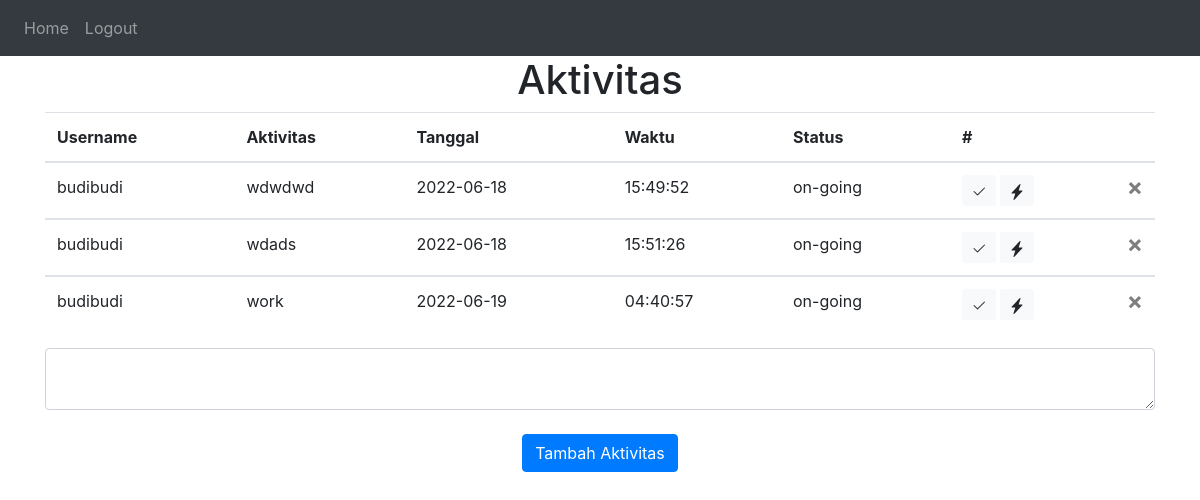
Screenshot of / (signed in) with the database file from the repository.
### website/models.py (models this page shows)
class Aktivitas(db.Model):
    id = db.Column(db.Integer, primary_key=True)
    nama_aktivitas = db.Column(db.String(500))
    tgl_aktivitas = db.Column(db.Date(), default=func.current_date())
    waktu_aktivitas = db.Column(db.Time(), default=func.current_time(timezone=True))
    status = db.Column(db.String(150))
    username = db.Column(db.String(150), db.ForeignKey('user.username'))

### website/views.py (the view, shortened to what this page needs)
@views.route('/', methods=['GET', 'POST'])
@login_required
def home():
    return render_template("home.html", user=current_user)

### website/__init__.py (called while the page is built)
def create_app():
    app = Flask(__name__)
    app.config['SECRET_KEY'] = '123123'
    app.config['SQLALCHEMY_DATABASE_URI'] = f'sqlite:///{DB_NAME}'
    db.init_app(app)
    from .views import views
    from .auth import auth
    app.register_blueprint(views, url_prefix='/')
    app.register_blueprint(auth, url_prefix='/')
    from .models import User, Aktivitas
    create_database(app)
    login_manager = LoginManager()
    login_manager.login_view = 'auth.login'
    login_manager.init_app(app)
    @login_manager.user_loader
    def load_user(id):
        return User.query.get(int(id))
    return app

### website/templates/home.html (shortened to what this page needs)
{% extends "base.html" %} {% block title %}App Absen Tes{% endblock %}
    {% block content %}
    <h1 align="center">Aktivitas</h1>
    <ul class="list-group list-group-flush" id="aktivitas">
      <table class="table table-striped-columns">
        <thead>
          <tr>
            <th scope="col">Username</th>
            <th scope="col">Aktivitas</th>
            <th scope="col">Tanggal</th>
            <th scope="col">Waktu</th>
            <th scope="col">Status</th>
            <th scope="col">#</th>
          </tr>
        </thead>
        {% for list in user.aktivitas %}
        <tbody>
          <tr>
            <td>{{ list.username }}</td>
            <td>{{ list.nama_aktivitas }}</td>
            <td>{{ list.tgl_aktivitas }}</td>
            <td>{{ list.waktu_aktivitas }}</td>
            <td>{{ list.status }}</td>
            <td>
              <button type="button" class="btn btn-light btn-sm">
                <svg xmlns="http://www.w3.org/2000/svg" width="16" height="16" fill="currentColor" class="bi bi-check2" viewBox="0 0 16 16">
                  <path d="M13.854 3.646a.5.5 0 0 1 0 .708l-7 7a.5.5 0 0 1-.708 0l-3.5-3.5a.5.5 0 1 1 .708-.708L6.5 10.293l6.646-6.647a.5.5 0 0 1 .708 0z"/>
                </svg>
              </button>
              <button type="button" class="btn btn-light btn-sm">
                <svg xmlns="http://www.w3.org/2000/svg" width="16" height="16" fill="currentColor" class="bi bi-lightning-charge-fill" viewBox="0 0 16 16">
                  <path d="M11.251.068a.5.5 0 0 1 .227.58L9.677 6.5H13a.5.5 0 0 1 .364.843l-8 8.5a.5.5 0 0 1-.842-.49L6.323 9.5H3a.5.5 0 0 1-.364-.843l8-8.5a.5.5 0 0 1 .615-.09z"/>
                </svg>
              </button>
              <button type="button" class="close" onClick="deleteAktivitas({{ list.id }})">
              <span aria-hidden="true">&times;</span>
              </button>
            </td>
          </tr>
        </tbody>
      {% endfor %}
    </table>
    </ul>
    <form method="POST">
      <textarea name="aktivitas" id="aktivitas" class="form-control"></textarea>
      <br/>
      <div align="center">
        <button type="submit" class="btn btn-primary">Tambah Aktivitas</button>
      </div>
    </form>
    {% endblock %}

### website/templates/base.html (shortened to what this page needs)
<!DOCTYPE html>
<html>
  <head>
    <link
      rel="stylesheet"
      href="https://stackpath.bootstrapcdn.com/bootstrap/4.4.1/css/bootstrap.min.css"
    />
    <link
      rel="stylesheet"
      href="https://stackpath.bootstrapcdn.com/font-awesome/4.7.0/css/font-awesome.min.css"
    />
  </head>
  <body>
    <nav class="navbar navbar-expand-lg navbar-dark bg-dark">
      <div class="collapse navbar-collapse" id="navbar">
        <div class="navbar-nav">
          {% if user.is_authenticated %}
          <a class="nav-item nav-link" id="home" href="/">Home</a>
          <a class="nav-item nav-link" id="logout" href="/logout">Logout</a>
          {% else %}
          <a class="nav-item nav-link" id="login" href="/login">Login</a>
          {% endif %}
        </div>
      </div>
    </nav>
    <div class="container">{% block content %} {% endblock %}</div>
  </body>
</html>

### rows the page displays
Aktivitas: username "budibudi", nama_aktivitas "wdwdwd", tgl_aktivitas "2022-06-18", waktu_aktivitas "15:49:52", status "on-going"
Aktivitas: username "budibudi", nama_aktivitas "wdads", tgl_aktivitas "2022-06-18", waktu_aktivitas "15:51:26", status "on-going"
Aktivitas: username "budibudi", nama_aktivitas "work", tgl_aktivitas "2022-06-19", waktu_aktivitas "04:40:57", status "on-going"
